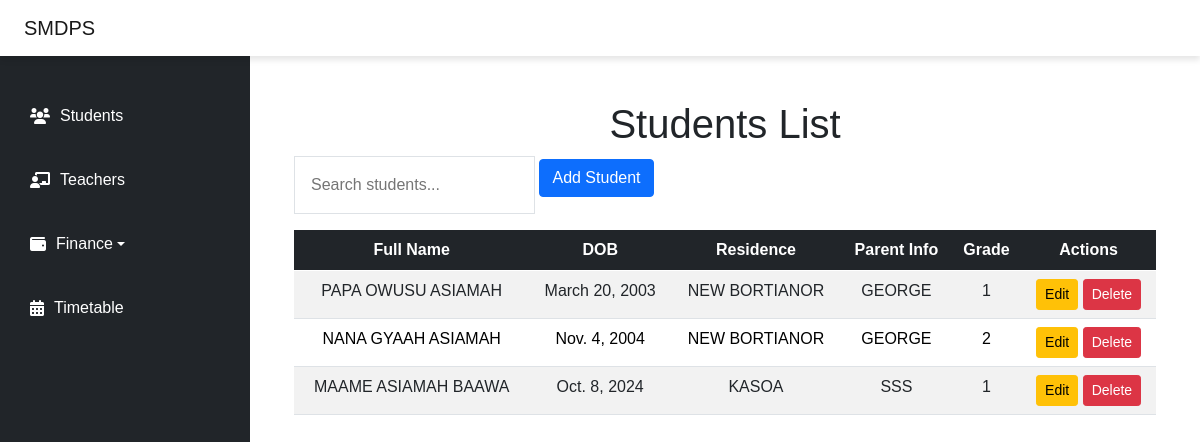
The page /students/ on the database its author committed.
### school/models.py (models this page shows, shortened)
class Student(models.Model):
    full_name = models.CharField(max_length=255)
    dob = models.DateField()
    residence = models.CharField(max_length=255)
    parent_info = models.TextField()
    grade = models.IntegerField()

### school/views.py (the view)
# urls.py: path('students/', student_list, name='student_list'),
def student_list(request):
    print("hello")
    students = Student.objects.all()
    return render(request, 'pages/students/student.html', {'students': students})

### templates/pages/students/student.html (shortened to what this page needs)
{% extends 'include/layout.html' %} {% block content %}
<div class="container-fluid mt-4">
  <h1 class="text-center">Students List</h1>
  <div class="flex items-center">
    <input
      type="text"
      id="search"
      placeholder="Search students..."
      class="mb-3 w-full max-w-xs p-3 border border-gray-300 rounded-lg shadow-md focus:outline-none focus:ring-2 focus:ring-blue-500 transition duration-200 ease-in-out"
    />
    <button
      type="button"
      class="btn btn-primary mb-3"
      data-bs-toggle="modal"
      data-bs-target="#addStudentModal"
    >
      Add Student
    </button>
  </div>
  <div class="table-responsive">
    <table class="table table-striped">
      <thead class="table-dark text-center">
        <tr>
          <th>Full Name</th>
          <th>DOB</th>
          <th>Residence</th>
          <th>Parent Info</th>
          <th>Grade</th>
          <th>Actions</th>
        </tr>
      </thead>
      <tbody>
        {% for student in students %}
        <tr class="text-center">
          <td>{{ student.full_name }}</td>
          <td>{{ student.dob }}</td>
          <td>{{ student.residence }}</td>
          <td>{{ student.parent_info }}</td>
          <td>{{ student.grade }}</td>
          <td>
            <button
              type="button"
              class="btn btn-warning btn-sm"
              data-bs-toggle="modal"
              data-bs-target="#editStudentModal{{ student.id }}"
            >
              Edit
            </button>
            <button
              type="button"
              class="btn btn-danger btn-sm"
              data-bs-toggle="modal"
              data-bs-target="#deleteStudentModal{{ student.id }}"
            >
              Delete
            </button>
          </td>
        </tr>
        {% endfor %}
      </tbody>
    </table>
  </div>
</div>
 {% endblock %}

### templates/include/layout.html (shortened to what this page needs)
{% load static %}
<!DOCTYPE html>
<html lang="en">
  <head>
    {% load bootstrap5 %} {% bootstrap_css %} {% bootstrap_javascript %}
    <link
      href="https://stackpath.bootstrapcdn.com/bootstrap/5.1.0/css/bootstrap.min.css"
      rel="stylesheet"
    />
    <link
      rel="stylesheet"
      href="https://cdnjs.cloudflare.com/ajax/libs/font-awesome/6.0.0/css/all.min.css"
    />
  </head>
  <body>
    <nav class="navbar navbar-expand-lg navbar-light bg-light">
      <div class="container-fluid">
        <a class="navbar-brand" href="/dashboard">SMDPS</a>
      </div>
    </nav>
    <div id="sidebar" class="bg-dark">
      <h4 class="text-white">Sidebar</h4>
      <ul class="nav flex-column" style="margin-top: 40px">
        <li class="nav-item">
          <a class="nav-link" href="/students/">
            <i class="fas fa-users"></i> Students
          </a>
        </li>
        <li class="nav-item">
          <a class="nav-link" href="#">
            <i class="fas fa-chalkboard-teacher"></i> Teachers
          </a>
        </li>
        <li class="nav-item dropdown">
          <a
            class="nav-link dropdown-toggle"
            href="#"
            id="financeDropdown"
            role="button"
            data-bs-toggle="dropdown"
            aria-expanded="false"
          >
            <i class="fas fa-wallet"></i> Finance
          </a>
        </li>
        <li class="nav-item">
          <a class="nav-link" href="#">
            <i class="fas fa-calendar-alt"></i> Timetable
          </a>
        </li>
      </ul>
    </div>
    <div id="content">
      {% block content %}{% endblock %}
    </div>
  </body>
</html>

### templates/include/layout.html (style rules this page uses)
body { font-family: "Poppins", sans-serif; }
.navbar { background-color: #fff !important; box-shadow: 0 4px 6px rgba(0, 0, 0, 0.1); position: fixed; top: 0; width: 100%; z-index: 1000; }
#sidebar { height: 100vh; width: 250px; position: fixed; top: 0; left: 0; background-color: #343a40; padding: 20px; transition: all 0.3s ease-in-out; z-index: 999; }
.nav-link { color: #fff !important; padding: 15px 10px; display: flex; align-items: center; margin-bottom: 10px; }
.nav-link i { margin-right: 10px; }
#content { margin-left: 250px; padding: 20px; margin-top: 56px; }

### rows shown on the page
Student: full_name "PAPA OWUSU ASIAMAH", dob "March 20, 2003", residence "NEW BORTIANOR", parent_info "GEORGE", grade "1"
Student: full_name "NANA GYAAH ASIAMAH", dob "Nov. 4, 2004", residence "NEW BORTIANOR", parent_info "GEORGE", grade "2"
Student: full_name "MAAME ASIAMAH BAAWA", dob "Oct. 8, 2024", residence "KASOA", parent_info "SSS", grade "1"
